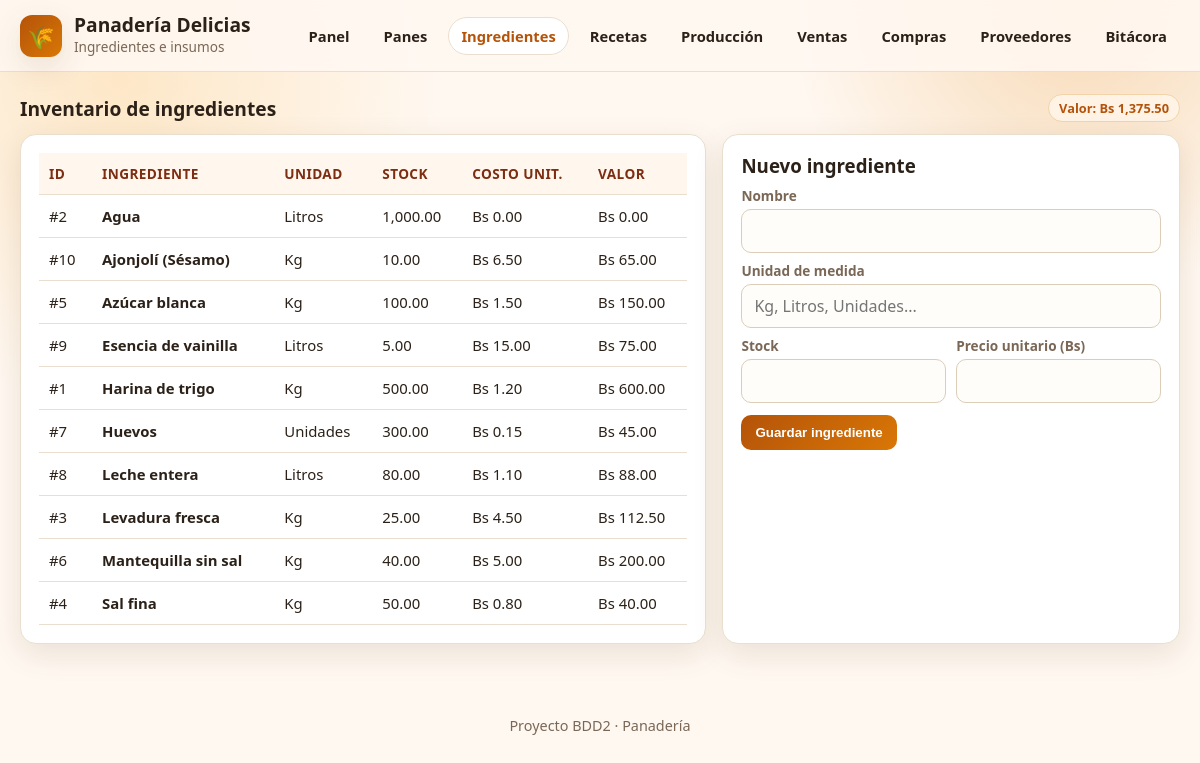
/panaderia/ingredientes.php, run on the app's committed database.
### tables this page shows
create table ingrediente (
id_ingrediente int auto_increment primary key,
nombre varchar (100) not null,
unidad_medida varchar (50),
stock decimal(10,2),
precio_unitario decimal(10,2),
    CHECK (stock >= 0),
    CHECK (precio_unitario >= 0)
);

### panaderia/conexion.php (called while the page is built, shortened)
<?php
function h($v) { return htmlspecialchars((string)$v, ENT_QUOTES, 'UTF-8'); }
function q($conexion, $sql) { return $conexion->query($sql); }

### panaderia/ingredientes.php (the view, shortened to what this page needs)
<?php
require_once 'conexion.php';
$rows=q($conexion,"SELECT * FROM ingrediente ORDER BY nombre ASC");
$total=q($conexion,"SELECT COALESCE(SUM(stock*precio_unitario),0) v FROM ingrediente"); $val=$total?$total->fetch_assoc()['v']:0;
?>
<!DOCTYPE html><html lang="es"><head><meta charset="UTF-8"><meta name="viewport" content="width=device-width,initial-scale=1.0"><title>Ingredientes - Panadería</title></head><body>
<header><div class="topbar"><div class="brand"><div class="logo">🌾</div><div><h1>Panadería Delicias</h1><span>Ingredientes e insumos</span></div></div>
<nav><a href="index.php">Panel</a><a href="productos.php">Panes</a><a class="activo" href="ingredientes.php">Ingredientes</a><a href="recetas.php">Recetas</a><a href="produccion.php">Producción</a><a href="ventas.php">Ventas</a><a href="compras.php">Compras</a><a href="proveedores.php">Proveedores</a><a href="auditoria.php">Bitácora</a></nav></div></header>
<div class="contenedor">
  <div class="section-title"><h3>Inventario de ingredientes</h3><span class="badge">Valor: Bs <?= number_format((float)$val,2) ?></span></div>
  <div class="layout">
    <div class="card"><table><thead><tr><th>ID</th><th>Ingrediente</th><th>Unidad</th><th>Stock</th><th>Costo unit.</th><th>Valor</th></tr></thead><tbody>
      <?php if($rows&&$rows->num_rows): while($r=$rows->fetch_assoc()): $v=(float)$r['stock']*(float)$r['precio_unitario']; ?>
      <tr><td>#<?= h($r['id_ingrediente']) ?></td><td><strong><?= h($r['nombre']) ?></strong></td><td><?= h($r['unidad_medida']) ?></td><td><?= number_format((float)$r['stock'],2) ?></td><td>Bs <?= number_format((float)$r['precio_unitario'],2) ?></td><td>Bs <?= number_format($v,2) ?></td></tr>
      <?php endwhile; else: ?><tr><td colspan="6" class="muted">Sin ingredientes.</td></tr><?php endif; ?>
    </tbody></table></div>
    <div class="card"><h3 style="margin-bottom:8px">Nuevo ingrediente</h3>
      <form method="post"><input type="hidden" name="accion" value="agregar">
        <label>Nombre</label><input name="nombre" required>
        <label>Unidad de medida</label><input name="unidad_medida" placeholder="Kg, Litros, Unidades..." required>
        <div class="row"><div><label>Stock</label><input type="number" step="0.01" min="0" name="stock" required></div>
        <div><label>Precio unitario (Bs)</label><input type="number" step="0.01" min="0" name="precio_unitario" required></div></div>
        <div style="margin-top:12px"><button type="submit">Guardar ingrediente</button></div>
      </form>
    </div>
  </div>
</div>
<footer>Proyecto BDD2 · Panadería</footer></body></html>

### panaderia/ingredientes.php (style rules this page uses)
:root { --bg: #fff8f1; --card: #ffffff; --ink: #2b2118; --muted: #7a6756; --brand: #b45309; --brand2: #d97706; --accent: #16a34a; --danger: #dc2626; --line: #eadfce; --shadow: 0 10px 30px rgba(92, 55, 20, .12); }
* { box-sizing: border-box; margin: 0; padding: 0; }
body { font-family: "Segoe UI", Tahoma, sans-serif; color: var(--ink); background: radial-gradient(circle at 10% 10%, #fde7c7 0, transparent 25%), radial-gradient(circle at 90% 0%, #f7d9b5 0, transparent 22%), var(--bg); min-height: 100vh; }
header { position: sticky; top: 0; z-index: 10; backdrop-filter: blur(8px); background: rgba(255, 248, 241, .9); border-bottom: 1px solid var(--line); }
.topbar { max-width: 1200px; margin: 0 auto; padding: 14px 20px; display: flex; align-items: center; justify-content: space-between; gap: 16px; flex-wrap: wrap; }
.brand { display: flex; align-items: center; gap: 12px; }
.logo { width: 42px; height: 42px; border-radius: 12px; background: linear-gradient(135deg, var(--brand), var(--brand2)); color: #fff; display: grid; place-items: center; font-size: 22px; box-shadow: var(--shadow); }
.brand h1 { font-size: 1.2rem; line-height: 1.1; }
.brand span { color: var(--muted); font-size: .85rem; }
nav { display: flex; flex-wrap: wrap; gap: 8px; }
nav a { text-decoration: none; color: var(--ink); padding: 8px 12px; border-radius: 999px; border: 1px solid transparent; font-weight: 600; font-size: .92rem; }
nav a:hover, nav a.activo { background: #fff; border-color: var(--line); color: var(--brand); }
.contenedor { max-width: 1200px; margin: 22px auto; padding: 0 20px 30px; }
.card { background: var(--card); border: 1px solid var(--line); border-radius: 16px; padding: 18px; box-shadow: var(--shadow); }
.section-title { display: flex; align-items: center; justify-content: space-between; margin: 8px 0 12px; gap: 10px; flex-wrap: wrap; }
.section-title h3 { font-size: 1.2rem; }
.badge { background: #fff3e6; color: var(--brand); border: 1px solid #f3d3a8; padding: 4px 10px; border-radius: 999px; font-size: .8rem; font-weight: 600; }
table { width: 100%; border-collapse: collapse; }
th, td { padding: 11px 10px; border-bottom: 1px solid var(--line); text-align: left; font-size: .93rem; }
th { background: #fff7ed; color: #7c2d12; font-size: .85rem; text-transform: uppercase; letter-spacing: .03em; }
.layout { display: grid; grid-template-columns: 1.2fr .8fr; gap: 16px; }
form .row { display: grid; grid-template-columns: 1fr 1fr; gap: 10px; }
label { display: block; font-size: .85rem; color: var(--muted); margin: 8px 0 4px; font-weight: 600; }
input, select, textarea { width: 100%; padding: 10px 12px; border: 1px solid #dccdb8; border-radius: 10px; font: inherit; background: #fffdf9; }
button, .btn { background: linear-gradient(135deg, var(--brand), var(--brand2)); color: #fff; border: none; padding: 10px 14px; border-radius: 10px; font-weight: 700; cursor: pointer; text-decoration: none; display: inline-block; }
footer { text-align: center; color: var(--muted); padding: 20px; font-size: .9rem; }

### data on the page
ingrediente: id_ingrediente "2", nombre "Agua", unidad_medida "Litros", stock "1,000.00", precio_unitario "0.00", v "0.00"
ingrediente: id_ingrediente "10", nombre "Ajonjolí (Sésamo)", unidad_medida "Kg", stock "10.00", precio_unitario "6.50", v "65.00"
ingrediente: id_ingrediente "5", nombre "Azúcar blanca", unidad_medida "Kg", stock "100.00", precio_unitario "1.50", v "150.00"
ingrediente: id_ingrediente "9", nombre "Esencia de vainilla", unidad_medida "Litros", stock "5.00", precio_unitario "15.00", v "75.00"
ingrediente: id_ingrediente "1", nombre "Harina de trigo", unidad_medida "Kg", stock "500.00", precio_unitario "1.20", v "600.00"
ingrediente: id_ingrediente "7", nombre "Huevos", unidad_medida "Unidades", stock "300.00", precio_unitario "0.15", v "45.00"
ingrediente: id_ingrediente "8", nombre "Leche entera", unidad_medida "Litros", stock "80.00", precio_unitario "1.10", v "88.00"
ingrediente: id_ingrediente "3", nombre "Levadura fresca", unidad_medida "Kg", stock "25.00", precio_unitario "4.50", v "112.50"
ingrediente: id_ingrediente "6", nombre "Mantequilla sin sal", unidad_medida "Kg", stock "40.00", precio_unitario "5.00", v "200.00"
ingrediente: id_ingrediente "4", nombre "Sal fina", unidad_medida "Kg", stock "50.00", precio_unitario "0.80", v "40.00"

### other printed values
$val "1,375.50"
